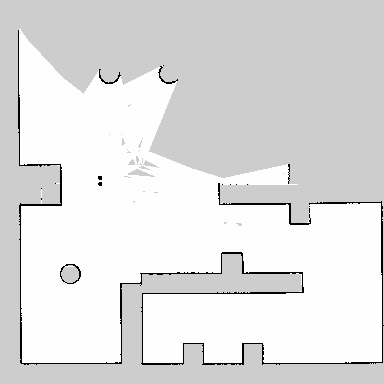
#> input picture Gazebo_test_map/tesst1.png, 384 x 384 px
$ python public_map.py   (older library calls are emulated)
#> lines starting #> are read from the running program, lines starting #| are printed output that depends on the picture; after the words box and inside, x2 and y2 are one past the last pixel; in counts of white or black regions, pixels touching at a corner belong together
# -*- coding:utf-8 -*-
from operator import le
import cv2
import numpy as np
from matplotlib import pyplot as plt
import math
import random
import copy
import matplotlib.gridspec as gridspec
from numpy.lib.polynomial import polyint
from skimage.data import shepp_logan_phantom
from skimage.transform import radon, rescale
from ransac_map_merge import MAP_Function, RANSAC_Map_Merging
from itertools import combinations, count, permutations
from icp_map_merge import ScanMatching
from sklearn.cluster import KMeans
from bresenham import bresenham

# [404 lines left out: functions _enlarge_image, _simple_rotate_image, _simple_transform_state, _do_bf_match, _sift_feature, _patch_defect and 5 more, not called in this run]


def _transform_state(input_map):
    r, c = np.shape(input_map)
    for i in range(r):
        for j in range(c):
            if input_map[i, j]  < 150:
                input_map[i, j] = 255
            else:
                input_map[i, j] = 0
    return input_map

# [34 lines left out: function feature_detect_match, not called in this run]

def _dilate_image(img, L=1):
    img_r, img_c = np.shape(img)
    img_tmp = np.zeros((img_r+2*L, img_c+2*L))
    pts = np.where(img==255)
    _, length = np.shape(pts)
    for i in range(length):
        x = pts[0][i]+L
        y = pts[1][i]+L
        img_tmp[x-L:x+L+1, y-L:y+L+1] = 255
    # new_img = img_tmp[L:L+img_r, L:L+img_c]
    new_img = img_tmp
    return new_img.astype(np.uint8)

# [57 lines left out: functions _blur_image, _erode_image, _radon_find_theta, _plot_map, not called in this run]

def _erode_test(img, L=1):
    img_r, img_c = np.shape(img)
    img_tmp = np.zeros((img_r+2*L,img_c+2*L))
    img_tmp[L:L+img_r, L:L+img_c] = img
    new_img = np.zeros((img_r, img_c))
    pts = np.where(img==255)
    _, length = np.shape(pts)

    B1 = np.ones((2*L+1,2*L+1))*255

    for i in range(length):
        x = pts[0][i]+L
        y = pts[1][i]+L

        window = img_tmp[x-L:x+L+1, y-L:y+L+1]
        flag = (window==B1).all()
        if flag:
            new_img[x-L, y-L] = 255
            img_tmp[x-L:x+L+1, y-L:y+L+1] = 0
            # [15 lines of commented-out code are left out]
    return new_img.astype(np.uint8)


# [469 lines left out: functions _image_boundary_follow, _image_boundary_follow_test, _image_boundary_follow_test_1, not called in this run]

def _image_boundart_follow_test_2(image, image_sp, L=10):
    r, c =np.shape(image_sp)
    img_sp_tmp = np.zeros((r+2*L, c+2*L))
    img_sp_tmp[L:r+L, L:c+L] = image_sp

    r, c =np.shape(image)
    img_tmp = np.zeros((r+2*L, c+2*L))
    img_tmp[L:r+L, L:c+L] = image


    # 列出所有興趣點，並從最左上的點開始。
    pts = np.where(img_sp_tmp==255)
    idx = np.argmin( abs(pts[0]) + abs(pts[1]) )
    x = pts[0][idx]
    y = pts[1][idx]

    # 紀錄最初始點。
    icx = copy.copy(x)
    icy = copy.copy(y)
    vector_set = []
    vector_set_all = []
    pts_set = []
    pts_set_all = []

    times = 0
    while times < 10000:
        # 如果沒有興趣點，結束while迴圈。
        break_flag = np.where(img_sp_tmp==255)
        if break_flag[0].shape[0] == 0:
            break

        # 目前起點
        img_sp_tmp[x,y] = 0
        window = img_sp_tmp[x-L:x+L+1, y-L:y+L+1]
        # pts = np.where(img_sp_tmp==255)
        window_pts = np.where(window==255)

        # 目前視窗內有興趣點
        if not window_pts[0].shape[0] == 0:

            # 目前終點
            next_idx = np.argmin( abs(window_pts[0]-L) + abs(window_pts[1]-L) )
            next_x = window_pts[0][next_idx]-L+x
            next_y = window_pts[1][next_idx]-L+y

            # 向量差異，s:起點 e:終點
            now_vector = [next_x - x, next_y - y]
            now_pts_s = [x, y]
            now_pts_e = [next_x, next_y]

            # 確認連線大部分皆為佔據
            line_pts = list(bresenham(now_pts_s[0], now_pts_s[1], now_pts_e[0], now_pts_e[1]))
            count = 0
            for pt in line_pts:
                if img_tmp[pt] == 255:
                    count += 1
            if count/len(line_pts) > 0.75:
                # vector_set 已有東西
                if vector_set:
                    vector_test = np.array(vector_set)
                    vector_test = np.mean(vector_test, axis=0)

                    # 改用角度判斷， +-5 deg 作為評判標準。
                    diff_angle = (math.atan2(vector_test[1], vector_test[0]) - math.atan2(now_vector[1], now_vector[0]))/math.pi*180
                    # print(diff_angle)
                    # 足夠相似，加入vector_set
                    if abs(diff_angle) < 20:
                        vector_set.append(now_vector)
                        pts_set.append(now_pts_s)
                        pts_set.append(now_pts_e)
                    # 不夠相似，換到下一個vector_set
                    else:
                        vector_set_all.append(vector_set)
                        vector_set = [now_vector]
                        pts_set_all.append(pts_set)
                        pts_set = [now_pts_s, now_pts_e]

                # vector_set 內無東西，直接存
                else:
                    vector_set.append(now_vector)
                    pts_set.append(now_pts_s)
                    pts_set.append(now_pts_e)

            x = next_x
            y = next_y

        else:
            pts = np.where(img_sp_tmp==255)
            if pts[0].shape[0] == 0:
                break

            # idx = np.argmin( abs(pts[0]-x) + abs(pts[1]-y) )

            # 換至下一個起點
            idx = np.argmin( abs(pts[0]) + abs(pts[1]) )
            x = pts[0][idx]
            y = pts[1][idx]

            # if abs(x-icx) <= L and abs(y-icy) <= L:
            #     x = icx
            #     y = icy


    new_img = np.zeros((r+2*L, c+2*L))
    for pi in pts_set_all:
        line_pts = list(bresenham(pi[0][0], pi[0][1], pi[-1][0], pi[-1][1]))
        for pt in line_pts:
            new_img[pt] = 255
    return vector_set_all, pts_set_all, new_img[L:L+r, L:L+c]


# [35 lines left out: functions _compute_triangle_vertex, _compute_triangle_side_vector, _triangle_vectors, not called in this run]

def _euclidean_dist(vec1, vec2):

    return ( (vec1[0] - vec2[0])**2 + (vec1[1] - vec2[1])**2 + (vec1[2] - vec2[2])**2 )**0.5

# [80 lines left out: functions _get_keypoint, _convert_cartesian_to_polar, _kmeans_classify, _find_hough_circles, _fit_model, rot, not called in this run]


if __name__ == "__main__":

    """
    Show Original Image Process
    """
    Step_param = 6


    if Step_param >= 1:
        """
        1 - load images
        """
        # img1 = cv2.imread('alg_test_maps//hand1.png')
        # img2 = cv2.imread('alg_test_maps//hand1.png')

        img1 = cv2.imread('Gazebo_test_map//tesst1.png')
#> img1 is the input picture: shape (384, 384, 3); min 0, max 254, mean 224.3
        img2 = cv2.imread('Gazebo_test_map//test0223_2.png')
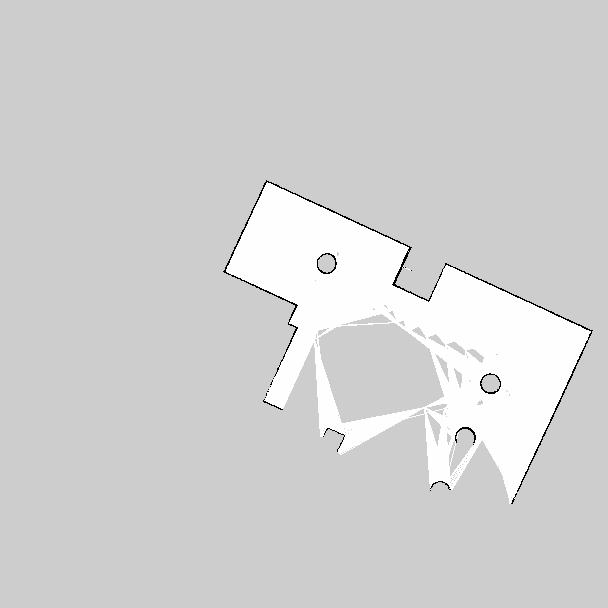
#> input picture Gazebo_test_map/test0223_2.png, 608 x 608 px
#> img2 is the input picture: shape (608, 608, 3); min 0, max 254, mean 209.8

        # img1 = cv2.imread('alg_test_maps//small_test1.png')
        # img2 = cv2.imread('alg_test_maps//small_test3.png')

    if Step_param >= 2:
        """
        2 - grayscale
        """
        img1 = cv2.cvtColor(img1, cv2.COLOR_RGB2GRAY)
#> img1: shape (384, 384)
        img2 = cv2.cvtColor(img2, cv2.COLOR_RGB2GRAY)
#> img2: shape (608, 608)

        if 0:
            fig, ax = plt.subplots(1, 2)
            ax[0].imshow(img1, cmap='gray'), ax[0].set_title("OGM 1 - Original Image")
            ax[1].imshow(img2, cmap='gray'), ax[1].set_title("OGM 2 - Original Image")
            fig.tight_layout()

    if Step_param >= 3:
        """
        3 - binary image
        """
        img1 = _transform_state(img1)
#> after the loop in _transform_state, `for i in range(r):`:
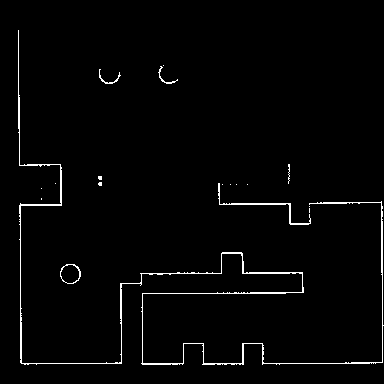
#> input_map: shape (384, 384); 1.9% white in thin lines or dots, all inside (x1, y1, x2, y2) = (18, 30, 384, 365)
        img2 = _transform_state(img2)
#> after the loop in _transform_state (call 2), `for i in range(r):`:
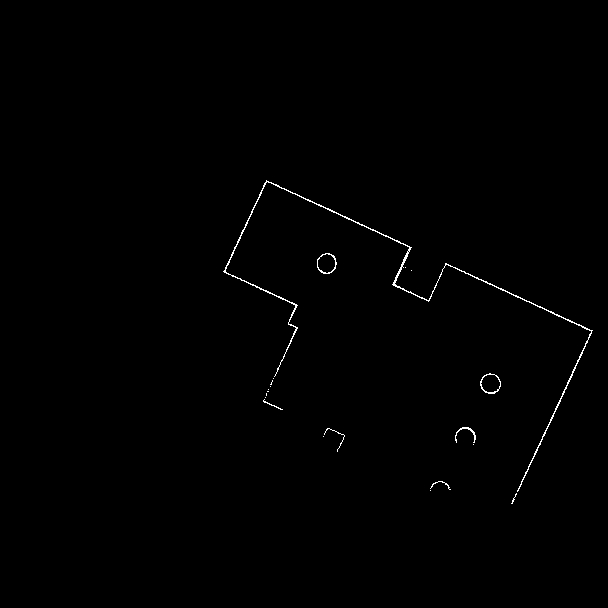
#> input_map: shape (608, 608); 0.46% white in thin lines or dots, all inside (x1, y1, x2, y2) = (223, 180, 593, 504)

        if 0:
            fig, ax = plt.subplots(1, 2)
            ax[0].imshow(img1, cmap='gray'), ax[0].set_title("OGM 1 - Binary Image")
            ax[1].imshow(img2, cmap='gray'), ax[1].set_title("OGM 2 - Binary Image")
            fig.tight_layout()


    if Step_param >= 6:
        """
        6 - special erode: find center of each mask.

            膨脹、侵蝕等操作會增加地圖影像的大小，增加長、寬各 2L 格。
        """
        L = 2
        img1 = _dilate_image(img1, L=L)
#> in _dilate_image, `pts = np.where(img==255)`: pts = 2793 positions, rows 30 to 364, columns 18 to 383
#> the loop in _dilate_image, `for i in range(length):` made 2793 passes
#> (x, y) on passes 1 to 3: (32, 20), (33, 20), (34, 20)
#> after the loop in _dilate_image, `for i in range(length):`: img_tmp: shape (388, 388) float64; 7.5% white; 10 white regions, largest, box (x1, y1, x2, y2) and area: (18, 30, 388, 369) 10039, (60, 264, 85, 288) 392, (99, 69, 125, 88) 269
        img2 = _dilate_image(img2, L=L)
#> the loop in _dilate_image (call 2), `for i in range(length):` made 1702 passes
#> (x, y) on passes 1 to 3: (182, 268), (183, 268), (183, 269)
#> after the loop in _dilate_image (call 2), `for i in range(length):`: img_tmp: shape (612, 612) float64; 2.1% white; 7 white regions, largest, box (x1, y1, x2, y2) and area: (223, 180, 597, 508) 6378, (480, 373, 505, 398) 398, (317, 253, 341, 278) 392

        if 1:
            fig, ax = plt.subplots(1, 2)
            ax[0].imshow(img1, cmap='gray'), ax[0].set_title("OGM 1 - Extract Interest Point")
            ax[1].imshow(img2, cmap='gray'), ax[1].set_title("OGM 2 - Extract Interest Point")
            fig.tight_layout()

        # [9 lines of commented-out code are left out]

        img1_sp = _erode_test(img1, L=L)
#> in _erode_test, `img_tmp[L:L+img_r, L:L+img_c] = img`: img_tmp: shape (392, 392) float64; 7.4% white; 10 white regions, largest, box (x1, y1, x2, y2) and area: (20, 32, 390, 371) 10039, (62, 266, 87, 290) 392, (101, 71, 127, 90) 269
#> in _erode_test, `pts = np.where(img==255)`: pts = 11310 positions, rows 30 to 368, columns 18 to 387
#> the loop in _erode_test, `for i in range(length):` made 11310 passes
#> (x, y, flag) on passes 1 to 3: (32, 20, False), (32, 21, False), (32, 22, False)
#> after the loop in _erode_test, `for i in range(length):`:
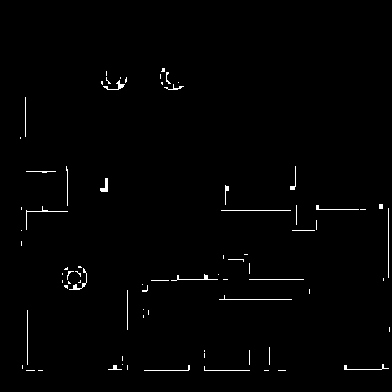
#> img_tmp: shape (392, 392) float64; 1% white in thin lines or dots, all inside (x1, y1, x2, y2) = (20, 68, 390, 371)
#> after the loop in _erode_test, `for i in range(length):`: new_img: shape (388, 388) float64; 0.26% white in thin lines or dots, all inside (x1, y1, x2, y2) = (20, 32, 385, 366)
        img2_sp = _erode_test(img2, L=L)
#> call 2 of _erode_test, with L = 2
#> in _erode_test (call 2), `img_tmp[L:L+img_r, L:L+img_c] = img`: img_tmp: shape (616, 616) float64; 2.1% white; 7 white regions, largest, box (x1, y1, x2, y2) and area: (225, 182, 599, 510) 6378, (482, 375, 507, 400) 398, (319, 255, 343, 280) 392
#> in _erode_test (call 2), `pts = np.where(img==255)`: pts = 8010 positions, rows 180 to 507, columns 223 to 596
#> the loop in _erode_test (call 2), `for i in range(length):` made 8010 passes
#> (x, y, flag) on passes 1 to 3: (182, 268, False), (182, 269, False), (182, 270, False)
#> after the loop in _erode_test (call 2), `for i in range(length):`:
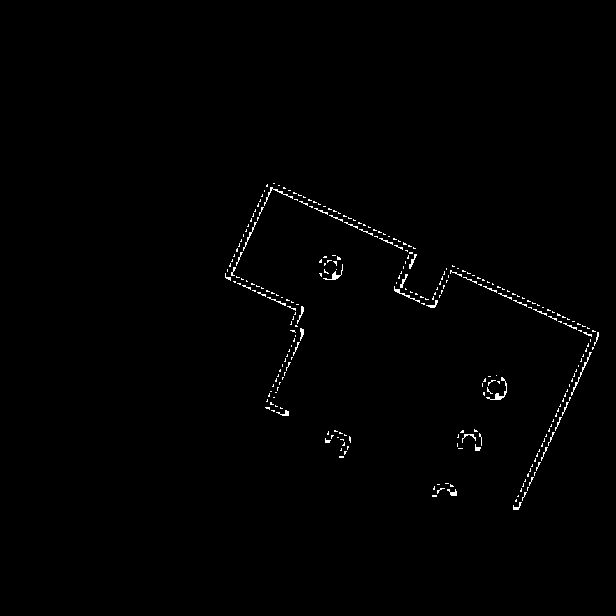
#> img_tmp: shape (616, 616) float64; 0.71% white in thin lines or dots, all inside (x1, y1, x2, y2) = (225, 183, 599, 510)
#> after the loop in _erode_test (call 2), `for i in range(length):`:
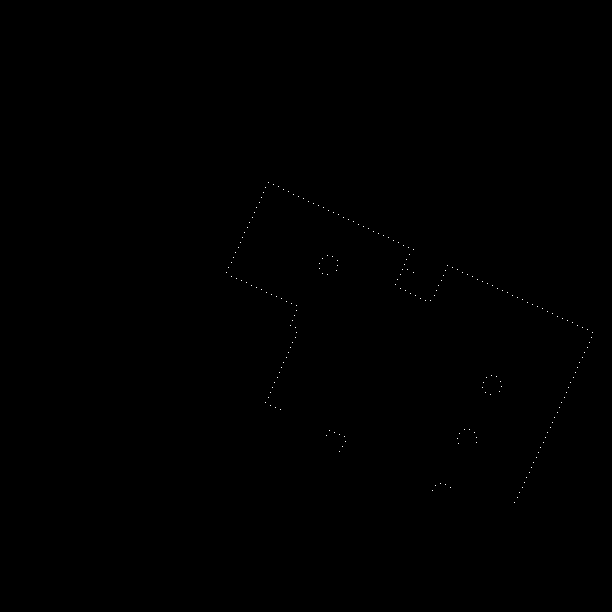
#> new_img: shape (612, 612) float64; 0.06% white in thin lines or dots, all inside (x1, y1, x2, y2) = (226, 182, 593, 503)

        if 1:
            img11 = _dilate_image(img1_sp, L=1)
#> after the loop in _dilate_image (call 3), `for i in range(length):`: img_tmp: shape (390, 390) float64; 2.3% white in thin lines or dots, all inside (x1, y1, x2, y2) = (20, 32, 387, 368)
            img22 = _dilate_image(img2_sp, L=1)
#> call 4 of _dilate_image, with L = 1
#> after the loop in _dilate_image (call 4), `for i in range(length):`:
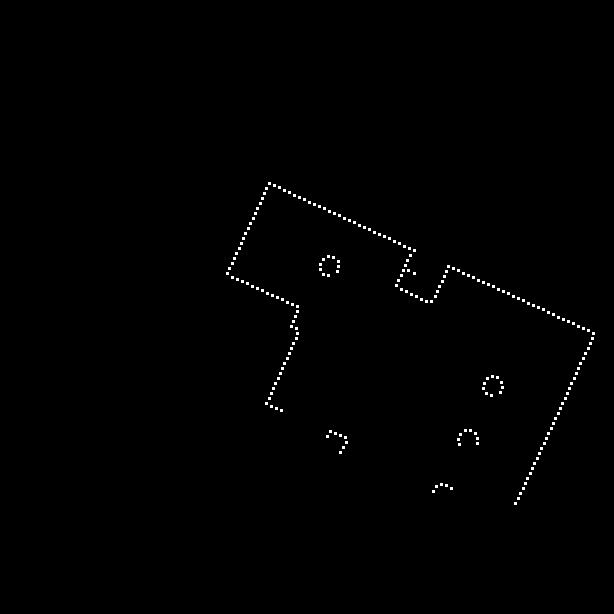
#> img_tmp: shape (614, 614) float64; 0.51% white in thin lines or dots, all inside (x1, y1, x2, y2) = (226, 182, 595, 505)
            fig, ax = plt.subplots(1, 2)
            ax[0].imshow(img11, cmap='gray'), ax[0].set_title("OGM 1 - Extract Interest Point")
            ax[1].imshow(img22, cmap='gray'), ax[1].set_title("OGM 2 - Extract Interest Point")
            fig.tight_layout()


        """
        test2
        """
        for i in range(3):
#> (the run stopped early here; a loop or call above may not have finished)
